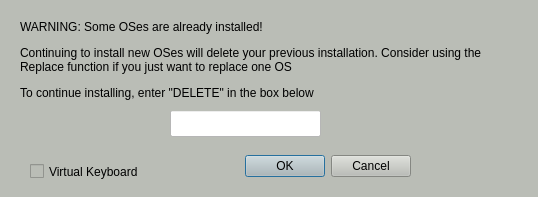
<?xml version="1.0" encoding="UTF-8"?>
<ui version="4.0">
 <class>dlgInstall</class>
 <widget class="QDialog" name="dlgInstall">
  <property name="geometry">
   <rect>
    <x>0</x>
    <y>0</y>
    <width>538</width>
    <height>197</height>
   </rect>
  </property>
  <property name="windowTitle">
   <string>Confirm</string>
  </property>
  <property name="windowIcon">
   <iconset resource="icons.qrc">
    <normaloff>:/icons/skull_old.png</normaloff>:/icons/skull_old.png</iconset>
  </property>
  <property name="styleSheet">
   <string notr="true">background-color: rgb(186, 189, 182);</string>
  </property>
  <widget class="QLineEdit" name="deleteWord">
   <property name="enabled">
    <bool>true</bool>
   </property>
   <property name="geometry">
    <rect>
     <x>170</x>
     <y>110</y>
     <width>151</width>
     <height>27</height>
    </rect>
   </property>
   <property name="styleSheet">
    <string notr="true">background-color: rgb(255, 255, 255);</string>
   </property>
   <property name="text">
    <string/>
   </property>
  </widget>
  <widget class="QDialogButtonBox" name="buttonBox">
   <property name="geometry">
    <rect>
     <x>230</x>
     <y>150</y>
     <width>181</width>
     <height>32</height>
    </rect>
   </property>
   <property name="orientation">
    <enum>Qt::Horizontal</enum>
   </property>
   <property name="standardButtons">
    <set>QDialogButtonBox::Cancel|QDialogButtonBox::Ok</set>
   </property>
  </widget>
  <widget class="QLabel" name="nameLabel">
   <property name="enabled">
    <bool>true</bool>
   </property>
   <property name="geometry">
    <rect>
     <x>20</x>
     <y>10</y>
     <width>481</width>
     <height>101</height>
    </rect>
   </property>
   <property name="text">
    <string>&lt;html&gt;&lt;head/&gt;&lt;body&gt;&lt;p&gt;WARNING: Some OSes are already installed!&lt;/p&gt;&lt;p&gt;Continuing to install new OSes will delete your previous installation. Consider using the Replace function if you just want to replace one OS &lt;/p&gt;&lt;p&gt;To continue installing, enter &amp;quot;DELETE&amp;quot; in the box below&lt;/p&gt;&lt;/body&gt;&lt;/html&gt;</string>
   </property>
   <property name="textFormat">
    <enum>Qt::AutoText</enum>
   </property>
   <property name="wordWrap">
    <bool>true</bool>
   </property>
  </widget>
  <widget class="QCheckBox" name="cbvk">
   <property name="geometry">
    <rect>
     <x>30</x>
     <y>160</y>
     <width>191</width>
     <height>23</height>
    </rect>
   </property>
   <property name="styleSheet">
    <string notr="true"/>
   </property>
   <property name="text">
    <string>Virtual Keyboard</string>
   </property>
  </widget>
 </widget>
 <resources>
  <include location="icons.qrc"/>
 </resources>
 <connections/>
</ui>
